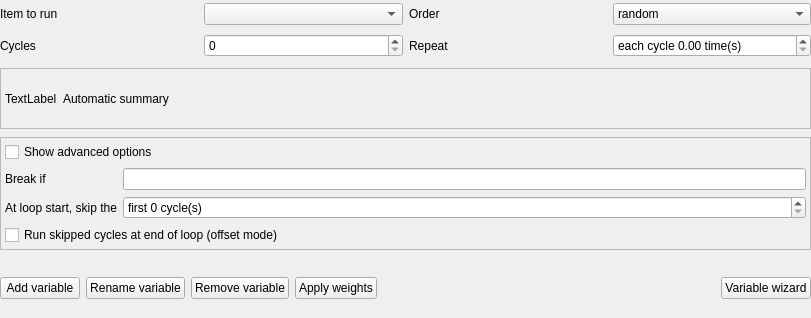
<?xml version="1.0" encoding="UTF-8"?>
<ui version="4.0">
 <class>loop_widget</class>
 <widget class="QWidget" name="loop_widget">
  <property name="geometry">
   <rect>
    <x>0</x>
    <y>0</y>
    <width>811</width>
    <height>318</height>
   </rect>
  </property>
  <property name="windowTitle">
   <string>Form</string>
  </property>
  <layout class="QGridLayout" name="gridLayout">
   <property name="verticalSpacing">
    <number>8</number>
   </property>
   <property name="margin">
    <number>0</number>
   </property>
   <item row="6" column="0">
    <widget class="QWidget" name="widget_buttons" native="true">
     <layout class="QHBoxLayout" name="horizontalLayout">
      <property name="margin">
       <number>0</number>
      </property>
      <item>
       <widget class="QPushButton" name="button_add_cyclevar">
        <property name="text">
         <string>Add variable</string>
        </property>
        <property name="iconSize">
         <size>
          <width>16</width>
          <height>16</height>
         </size>
        </property>
       </widget>
      </item>
      <item>
       <widget class="QPushButton" name="button_rename_cyclevar">
        <property name="text">
         <string>Rename variable</string>
        </property>
        <property name="iconSize">
         <size>
          <width>16</width>
          <height>16</height>
         </size>
        </property>
       </widget>
      </item>
      <item>
       <widget class="QPushButton" name="button_remove_cyclevar">
        <property name="text">
         <string>Remove variable</string>
        </property>
        <property name="iconSize">
         <size>
          <width>16</width>
          <height>16</height>
         </size>
        </property>
       </widget>
      </item>
      <item>
       <widget class="QPushButton" name="button_apply_weights">
        <property name="text">
         <string>Apply weights</string>
        </property>
       </widget>
      </item>
      <item>
       <spacer name="spacer_buttons">
        <property name="orientation">
         <enum>Qt::Horizontal</enum>
        </property>
        <property name="sizeHint" stdset="0">
         <size>
          <width>40</width>
          <height>20</height>
         </size>
        </property>
       </spacer>
      </item>
      <item>
       <widget class="QPushButton" name="button_wizard">
        <property name="text">
         <string>Variable wizard</string>
        </property>
        <property name="iconSize">
         <size>
          <width>16</width>
          <height>16</height>
         </size>
        </property>
       </widget>
      </item>
     </layout>
    </widget>
   </item>
   <item row="2" column="0">
    <widget class="QFrame" name="frame">
     <property name="frameShape">
      <enum>QFrame::StyledPanel</enum>
     </property>
     <property name="frameShadow">
      <enum>QFrame::Raised</enum>
     </property>
     <layout class="QVBoxLayout" name="verticalLayout">
      <property name="margin">
       <number>4</number>
      </property>
      <item>
       <widget class="QCheckBox" name="checkbox_advanced">
        <property name="text">
         <string>Show advanced options</string>
        </property>
       </widget>
      </item>
      <item>
       <widget class="QWidget" name="widget_advanced" native="true">
        <layout class="QGridLayout" name="gridLayout_3">
         <property name="margin">
          <number>0</number>
         </property>
         <item row="1" column="1">
          <widget class="QSpinBox" name="spin_skip">
           <property name="suffix">
            <string> cycle(s)</string>
           </property>
           <property name="prefix">
            <string>first </string>
           </property>
           <property name="maximum">
            <number>10000</number>
           </property>
          </widget>
         </item>
         <item row="1" column="0">
          <widget class="QLabel" name="label_skip">
           <property name="text">
            <string>At loop start, skip the</string>
           </property>
          </widget>
         </item>
         <item row="0" column="0">
          <widget class="QLabel" name="label">
           <property name="text">
            <string>Break if</string>
           </property>
          </widget>
         </item>
         <item row="0" column="1">
          <widget class="QLineEdit" name="edit_break_if"/>
         </item>
         <item row="2" column="0" colspan="2">
          <widget class="QCheckBox" name="checkbox_offset">
           <property name="text">
            <string>Run skipped cycles at end of loop (offset mode)</string>
           </property>
          </widget>
         </item>
        </layout>
       </widget>
      </item>
     </layout>
    </widget>
   </item>
   <item row="0" column="0">
    <widget class="QWidget" name="widget_options" native="true">
     <layout class="QGridLayout" name="gridLayout_2">
      <property name="margin">
       <number>0</number>
      </property>
      <item row="0" column="0">
       <widget class="QLabel" name="label_item">
        <property name="text">
         <string>Item to run</string>
        </property>
       </widget>
      </item>
      <item row="0" column="1">
       <widget class="QComboBox" name="combobox_item"/>
      </item>
      <item row="3" column="0">
       <widget class="QLabel" name="label_cycles">
        <property name="text">
         <string>Cycles</string>
        </property>
       </widget>
      </item>
      <item row="0" column="3">
       <widget class="QComboBox" name="combobox_order">
        <item>
         <property name="text">
          <string notr="true">random</string>
         </property>
        </item>
        <item>
         <property name="text">
          <string notr="true">sequential</string>
         </property>
        </item>
       </widget>
      </item>
      <item row="0" column="2">
       <widget class="QLabel" name="label_order">
        <property name="text">
         <string>Order</string>
        </property>
       </widget>
      </item>
      <item row="3" column="1">
       <widget class="QSpinBox" name="spin_cycles">
        <property name="maximum">
         <number>10000000</number>
        </property>
       </widget>
      </item>
      <item row="3" column="2">
       <widget class="QLabel" name="label_repeat">
        <property name="text">
         <string>Repeat</string>
        </property>
       </widget>
      </item>
      <item row="3" column="3">
       <widget class="QDoubleSpinBox" name="spin_repeat">
        <property name="prefix">
         <string>each cycle </string>
        </property>
        <property name="suffix">
         <string> time(s)</string>
        </property>
        <property name="maximum">
         <double>100000.000000000000000</double>
        </property>
       </widget>
      </item>
     </layout>
    </widget>
   </item>
   <item row="1" column="0">
    <widget class="QFrame" name="frame_summary">
     <property name="frameShape">
      <enum>QFrame::StyledPanel</enum>
     </property>
     <property name="frameShadow">
      <enum>QFrame::Raised</enum>
     </property>
     <layout class="QHBoxLayout" name="horizontalLayout_2">
      <property name="margin">
       <number>4</number>
      </property>
      <item>
       <widget class="QLabel" name="label_info">
        <property name="sizePolicy">
         <sizepolicy hsizetype="Fixed" vsizetype="Preferred">
          <horstretch>0</horstretch>
          <verstretch>0</verstretch>
         </sizepolicy>
        </property>
        <property name="text">
         <string>TextLabel</string>
        </property>
       </widget>
      </item>
      <item>
       <widget class="QLabel" name="label_summary">
        <property name="text">
         <string>Automatic summary</string>
        </property>
       </widget>
      </item>
     </layout>
    </widget>
   </item>
  </layout>
 </widget>
 <resources/>
 <connections>
  <connection>
   <sender>checkbox_advanced</sender>
   <signal>toggled(bool)</signal>
   <receiver>widget_advanced</receiver>
   <slot>setVisible(bool)</slot>
   <hints>
    <hint type="sourcelabel">
     <x>379</x>
     <y>83</y>
    </hint>
    <hint type="destinationlabel">
     <x>379</x>
     <y>144</y>
    </hint>
   </hints>
  </connection>
 </connections>
</ui>
